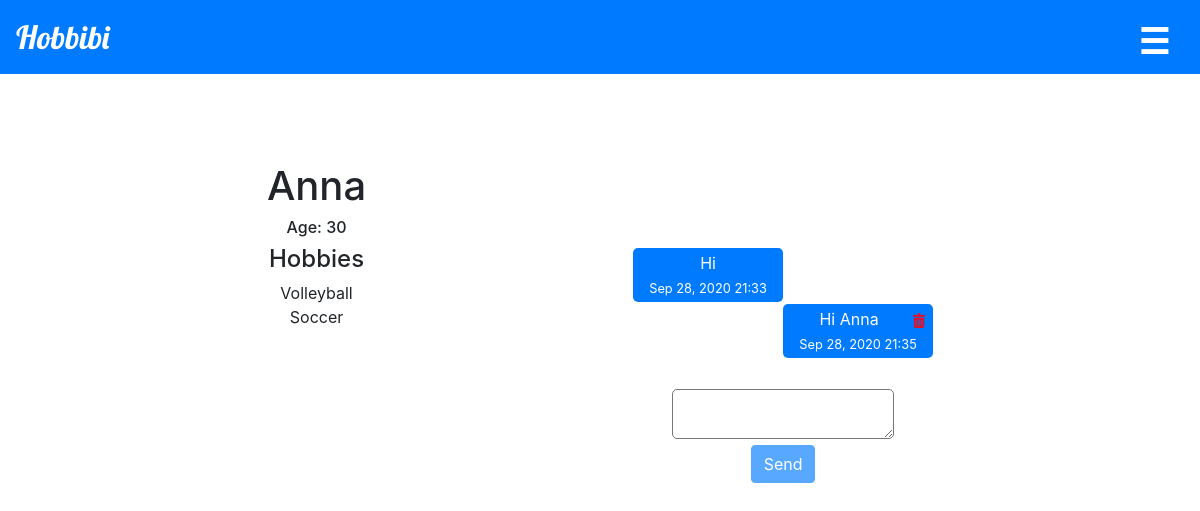
The page /profile/Anna (signed in) on the database its author committed.
### hobbibi/models.py (models this page shows, shortened)
class User(AbstractUser):
    pass
    country = models.CharField(max_length=64, default='G')
    city = models.CharField(max_length=64, default='Tbilisi')
    age = models.IntegerField(default=30)
    image = models.ImageField(upload_to='images/', blank=True)

class Hobbies(models.Model):
    user = models.ForeignKey(User, on_delete=models.CASCADE)
    hobbi = models.ForeignKey(Hobbi, on_delete=models.CASCADE)

class Hobbi(models.Model):
    name = models.CharField(max_length=64)
    def __str__(self):
        return f"{self.name}"

class Message(models.Model):
    sender = models.ForeignKey(User, on_delete=models.CASCADE, related_name='sender')
    recipient = models.ForeignKey(User, on_delete=models.CASCADE, related_name="recipient")
    message = models.TextField()
    timestamp = models.DateTimeField(auto_now_add=True)
    read = models.BooleanField(default=False)

### hobbibi/views.py (the view)
# urls.py: path('profile/<str:user>', views.profile, name='profile'),
def profile(request, user):
    h = Hobbi.objects.all()
    owner = User.objects.get(username=user)
    hobbies = Hobbies.objects.select_related('user').filter(user=owner.id)
    sender = User.objects.get(id=request.user.id)
    messages = Message.objects.filter(sender__in=(
        sender, owner), recipient__in=(owner, sender)).order_by("timestamp")
    msg = Message.objects.filter(sender=owner, recipient=sender, read=False)
    for m in msg:
        m.read = True
        m.save()
    u = User.objects.get(id=request.user.id)
    us = Message.objects.filter(
        recipient=u, read=False).values("sender").distinct()
    new_msg = User.objects.filter(id__in=us)
    count = Message.objects.filter(recipient=sender, read=False).count()
    if request.method == "POST":
        image = request.FILES["image"]
        owner.image = image
        owner.save()
        return redirect('profile', user=user)
    c = Message.objects.filter(sender=u).values("recipient").distinct()
    contacts = User.objects.filter(id__in=c).order_by('username')
    for i in contacts:
        print(i.recipient)
    return render(request, "hobbibi/profile.html", {"hobbies": hobbies, 'owner': owner, "h": h, "messages": messages, "count": count, "new_msg": new_msg, "contacts": contacts})

### hobbibi/templates/hobbibi/profile.html (shortened to what this page needs)
{% extends "hobbibi/layout.html" %}
{% load static %}
{% block body %}
<div id="head">
<div class="pro">
    <h1>{{owner.username}}</h1>
    <h6>Age: {{owner.age}}</h6>
    <h4>Hobbies</h4>
    <ul id="hobbies">
    {% for hobbi in hobbies %}
        <li>{{ hobbi.hobbi}}
        </li>
    {% endfor %}
</ul>
</div>
{% if owner.username != request.user.username %}
<div class="pro">
<div id="meg">
<ul id="msg">
{% for mes in messages %}
    {% if mes.sender == request.user and mes.message != "This message was deleted"%}
    <li class="c" >{{mes.message}}
    <a href="" id="m" class="msg{{mes.id}}" data-msg="{{mes.id}}"><img id="icon" src="{% static 'hobbibi/icon-delete-16.png' %}" alt=""></a>
    <br><small>{{mes.timestamp}}</small></li>
    {% elif mes.message == "This message was deleted" and mes.sender == request.user %}
    <div class="d2" style='background-color: white; color: #007bff; font-size: 12px;'><i>{{mes.message}}</i></div>
    {% elif mes.message == "This message was deleted" %}
    <div class="d" style='background-color: white; color: #007bff; font-size: 12px;'><i>{{mes.message}}</i></div>
    {% else %}
    <li class="chat">{{mes.message}}
    <br><small>{{mes.timestamp}}</small></li>
    {% endif %}
{% endfor %}
</ul>
</div>
<div id="send">
<form id="formmsg">
    <textarea name="message" id="message" autofocus></textarea><br>
    <input type="submit" name="" id="submit" class="btn btn-primary" value="Send">
</form>
</div>
</div>
{% endif %}
</div>
{% endblock %}

### hobbibi/static/hobbibi/style.css (style rules this page uses)
* { margin: 0; padding: 0; }
body { text-align: center; }
#head { display: flex; flex-wrap: wrap; text-align: center; justify-content: space-evenly; align-items: center; width: 100%; height: 100%; }
.chat { margin-right: 50%; margin-left: 0; border-radius: 5px; margin-top: 2px; padding: 3px; background-color: #007bff; color: white; }
.c { margin-right: 0; margin-left: 50%; border-radius: 5px; padding: 3px; margin-top: 2px; background-color: #007bff; color: white; }
#meg { display: flex; flex-direction: column-reverse; height: 300px; width: 300px; word-wrap: break-word; overflow: auto; scrollbar-width: none; }
#h, #m { float: right; padding-right: 3px; }
form { margin-top: 15px; text-align: center; }
li { list-style-type: none; }
textarea { border-radius: 5px; }
h1, h2 { text-align: center; }
#icon { height: auto; width: 15px; }
#hobbies { height: 100px; overflow: auto; overflow-x: hidden; }
.btn { margin-bottom: 2px; }

### rows shown on the page
User: username "Anna", age "30"
Hobbies: hobbi "Volleyball"
Hobbies: hobbi "Soccer"
Message: message "Hi", timestamp "Sep 28, 2020 21:33"
Message: message "Hi Anna", timestamp "Sep 28, 2020 21:35"
